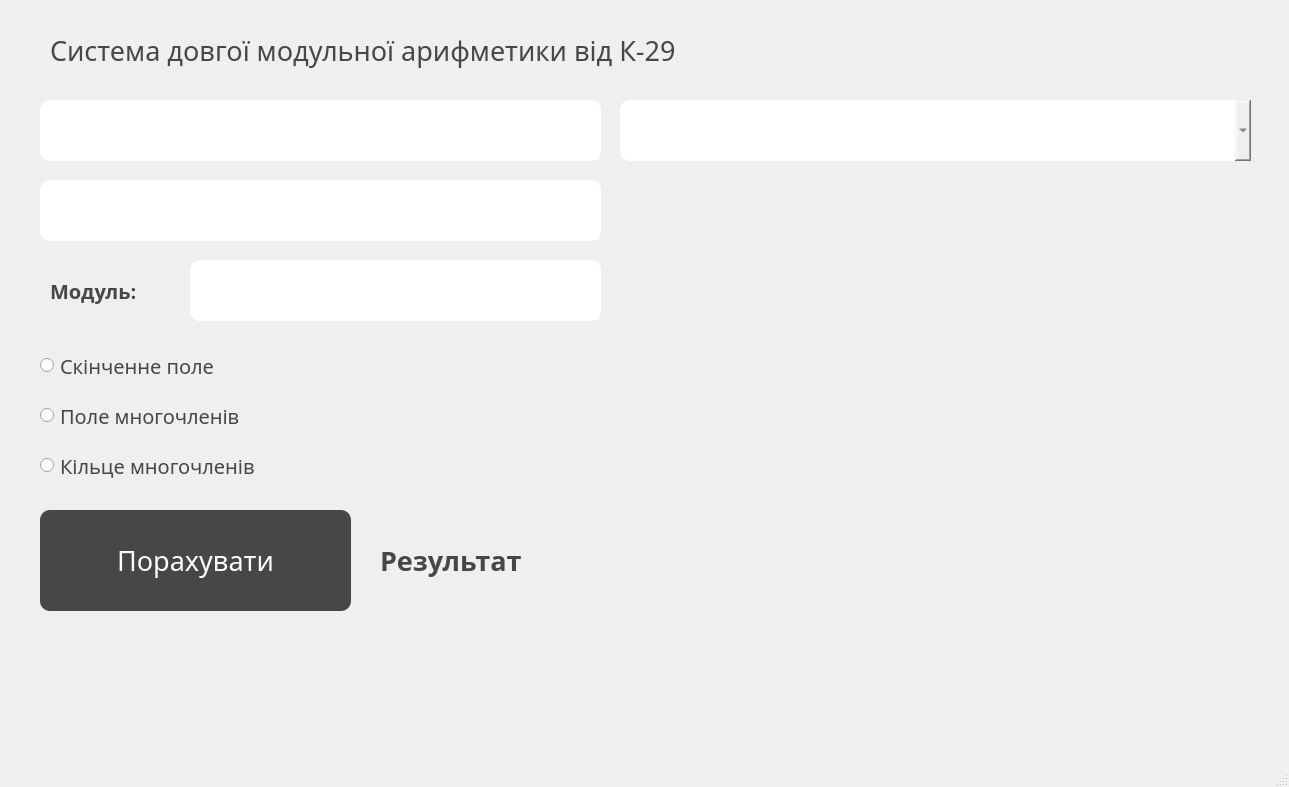
<?xml version="1.0" encoding="UTF-8"?>
<ui version="4.0">
 <class>MainWindow</class>
 <widget class="QMainWindow" name="MainWindow">
  <property name="geometry">
   <rect>
    <x>0</x>
    <y>0</y>
    <width>1289</width>
    <height>787</height>
   </rect>
  </property>
  <property name="windowTitle">
   <string>MainWindow</string>
  </property>
  <widget class="QWidget" name="centralwidget">
   <widget class="QPushButton" name="pushButton">
    <property name="geometry">
     <rect>
      <x>40</x>
      <y>510</y>
      <width>311</width>
      <height>101</height>
     </rect>
    </property>
    <property name="font">
     <font>
      <family>Montserrat Black</family>
      <pointsize>20</pointsize>
     </font>
    </property>
    <property name="cursor">
     <cursorShape>PointingHandCursor</cursorShape>
    </property>
    <property name="styleSheet">
     <string notr="true">
border-radius: 10px;
background-color: rgb(71, 71, 71);
color:#fff;

</string>
    </property>
    <property name="text">
     <string>Порахувати</string>
    </property>
   </widget>
   <widget class="QLabel" name="label">
    <property name="geometry">
     <rect>
      <x>380</x>
      <y>530</y>
      <width>821</width>
      <height>61</height>
     </rect>
    </property>
    <property name="font">
     <font>
      <family>Montserrat Black</family>
      <pointsize>20</pointsize>
      <weight>75</weight>
      <bold>true</bold>
     </font>
    </property>
    <property name="styleSheet">
     <string notr="true">color: rgb(71, 71, 71);</string>
    </property>
    <property name="text">
     <string>Результат</string>
    </property>
   </widget>
   <widget class="QLineEdit" name="lineEdit">
    <property name="geometry">
     <rect>
      <x>40</x>
      <y>100</y>
      <width>561</width>
      <height>61</height>
     </rect>
    </property>
    <property name="font">
     <font>
      <family>Montserrat</family>
      <pointsize>15</pointsize>
     </font>
    </property>
    <property name="styleSheet">
     <string notr="true">color: rgb(71, 71, 71);
border-radius: 10px;
padding-left:20px;</string>
    </property>
   </widget>
   <widget class="QLineEdit" name="lineEdit_2">
    <property name="enabled">
     <bool>true</bool>
    </property>
    <property name="geometry">
     <rect>
      <x>40</x>
      <y>180</y>
      <width>561</width>
      <height>61</height>
     </rect>
    </property>
    <property name="font">
     <font>
      <family>Montserrat</family>
      <pointsize>15</pointsize>
     </font>
    </property>
    <property name="styleSheet">
     <string notr="true">color: rgb(71, 71, 71);
border-radius: 10px;
padding-left:20px;</string>
    </property>
    <property name="readOnly">
     <bool>true</bool>
    </property>
   </widget>
   <widget class="QComboBox" name="comboBox">
    <property name="geometry">
     <rect>
      <x>620</x>
      <y>100</y>
      <width>631</width>
      <height>61</height>
     </rect>
    </property>
    <property name="font">
     <font>
      <family>Montserrat</family>
      <pointsize>15</pointsize>
     </font>
    </property>
    <property name="cursor">
     <cursorShape>PointingHandCursor</cursorShape>
    </property>
    <property name="styleSheet">
     <string notr="true">color: rgb(71, 71, 71);
border-radius: 10px;
</string>
    </property>
   </widget>
   <widget class="QLabel" name="label_2">
    <property name="geometry">
     <rect>
      <x>50</x>
      <y>30</y>
      <width>1191</width>
      <height>41</height>
     </rect>
    </property>
    <property name="font">
     <font>
      <family>Montserrat Black</family>
      <pointsize>20</pointsize>
     </font>
    </property>
    <property name="styleSheet">
     <string notr="true">color: rgb(71, 71, 71);</string>
    </property>
    <property name="text">
     <string>Система довгої модульної арифметики від К-29</string>
    </property>
   </widget>
   <widget class="QRadioButton" name="radioButton">
    <property name="geometry">
     <rect>
      <x>40</x>
      <y>350</y>
      <width>271</width>
      <height>31</height>
     </rect>
    </property>
    <property name="font">
     <font>
      <family>Montserrat</family>
      <pointsize>15</pointsize>
     </font>
    </property>
    <property name="cursor">
     <cursorShape>PointingHandCursor</cursorShape>
    </property>
    <property name="styleSheet">
     <string notr="true">color: rgb(71, 71, 71);</string>
    </property>
    <property name="text">
     <string>Скінченне поле</string>
    </property>
   </widget>
   <widget class="QRadioButton" name="radioButton_2">
    <property name="geometry">
     <rect>
      <x>40</x>
      <y>400</y>
      <width>271</width>
      <height>31</height>
     </rect>
    </property>
    <property name="font">
     <font>
      <family>Montserrat</family>
      <pointsize>15</pointsize>
     </font>
    </property>
    <property name="cursor">
     <cursorShape>PointingHandCursor</cursorShape>
    </property>
    <property name="styleSheet">
     <string notr="true">color: rgb(71, 71, 71);</string>
    </property>
    <property name="text">
     <string>Поле многочленів</string>
    </property>
   </widget>
   <widget class="QRadioButton" name="radioButton_3">
    <property name="geometry">
     <rect>
      <x>40</x>
      <y>450</y>
      <width>291</width>
      <height>31</height>
     </rect>
    </property>
    <property name="font">
     <font>
      <family>Montserrat</family>
      <pointsize>15</pointsize>
     </font>
    </property>
    <property name="cursor">
     <cursorShape>PointingHandCursor</cursorShape>
    </property>
    <property name="styleSheet">
     <string notr="true">color: rgb(71, 71, 71);</string>
    </property>
    <property name="text">
     <string>Кільце многочленів</string>
    </property>
   </widget>
   <widget class="QLineEdit" name="lineEdit_3">
    <property name="enabled">
     <bool>true</bool>
    </property>
    <property name="geometry">
     <rect>
      <x>190</x>
      <y>260</y>
      <width>411</width>
      <height>61</height>
     </rect>
    </property>
    <property name="font">
     <font>
      <family>Montserrat</family>
      <pointsize>15</pointsize>
     </font>
    </property>
    <property name="styleSheet">
     <string notr="true">color: rgb(71, 71, 71);
border-radius: 10px;
padding-left:20px;</string>
    </property>
    <property name="readOnly">
     <bool>false</bool>
    </property>
   </widget>
   <widget class="QLabel" name="label_3">
    <property name="enabled">
     <bool>true</bool>
    </property>
    <property name="geometry">
     <rect>
      <x>50</x>
      <y>260</y>
      <width>141</width>
      <height>61</height>
     </rect>
    </property>
    <property name="font">
     <font>
      <family>Montserrat Black</family>
      <pointsize>15</pointsize>
      <weight>75</weight>
      <bold>true</bold>
     </font>
    </property>
    <property name="styleSheet">
     <string notr="true">color: rgb(71, 71, 71);</string>
    </property>
    <property name="text">
     <string>Модуль:</string>
    </property>
   </widget>
  </widget>
  <widget class="QMenuBar" name="menubar">
   <property name="geometry">
    <rect>
     <x>0</x>
     <y>0</y>
     <width>1289</width>
     <height>21</height>
    </rect>
   </property>
  </widget>
  <widget class="QStatusBar" name="statusbar"/>
 </widget>
 <resources/>
 <connections/>
</ui>
